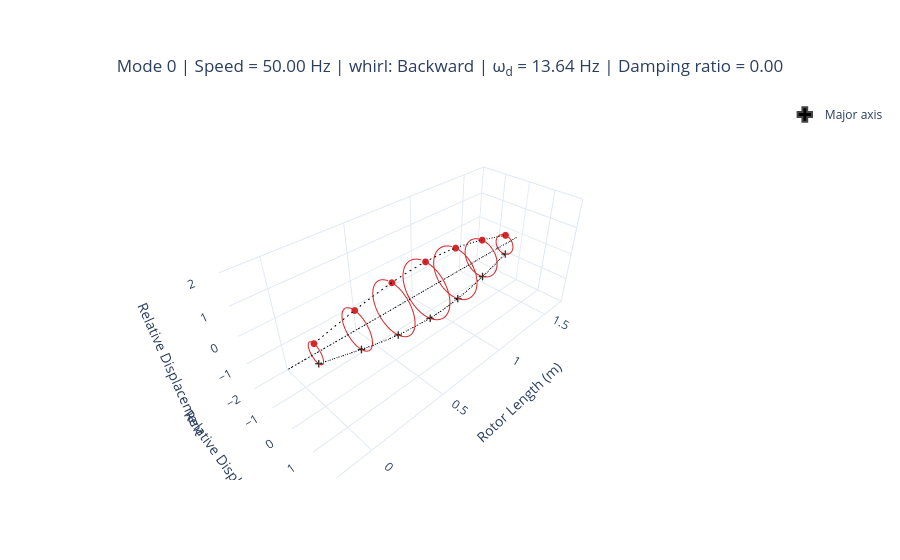
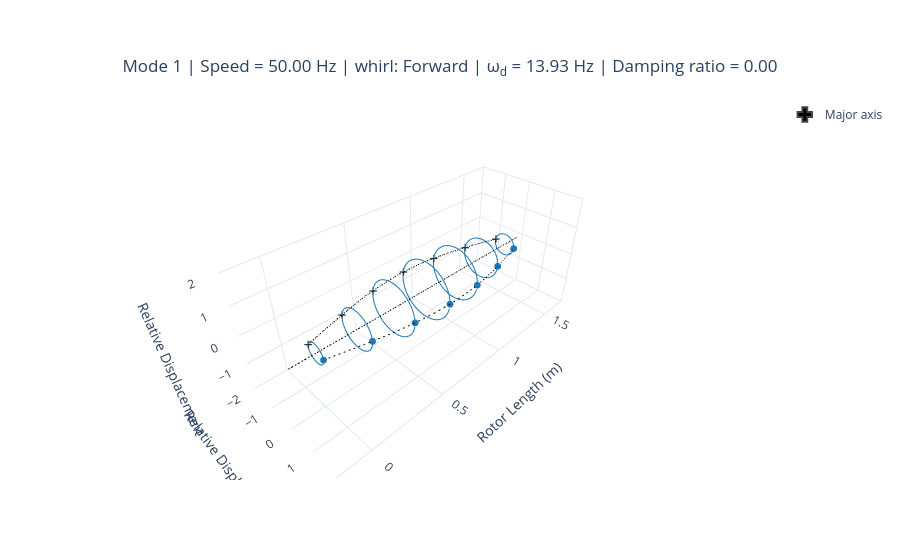
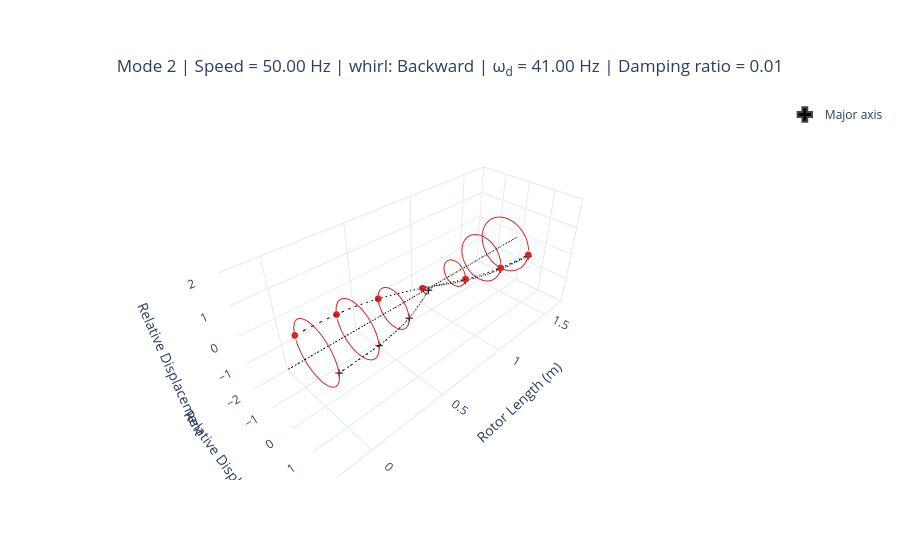
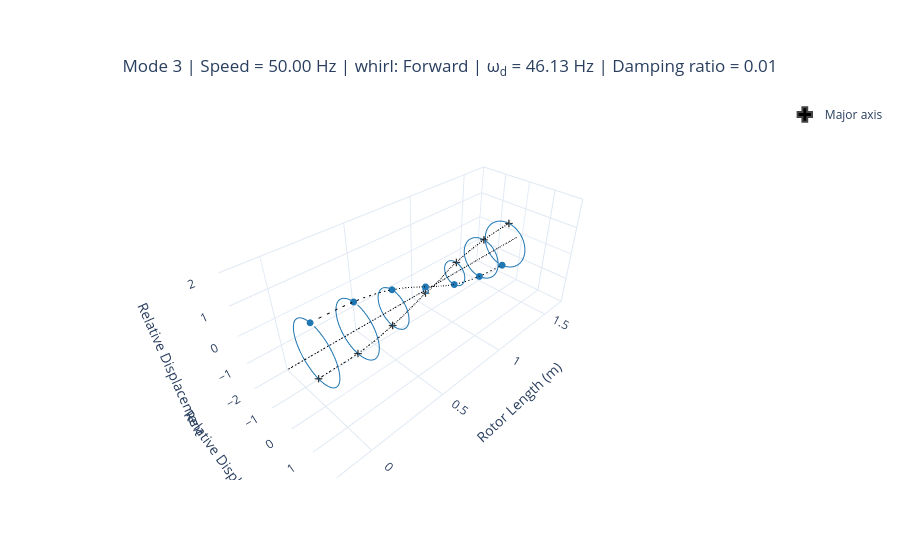

Notebook code cell kept with these figures, in order:
### Markdown cell above
## Plotting the Mode Shapes and Damped Natural Frequencies

### Code cell
speed =  Q_(3000, "RPM")
modal = rotor.run_modal(speed)

for i in np.arange(0, 6, 1):
    modal.plot_mode_3d(mode=i, frequency_units="Hz", damping_parameter="damping_ratio").show()
